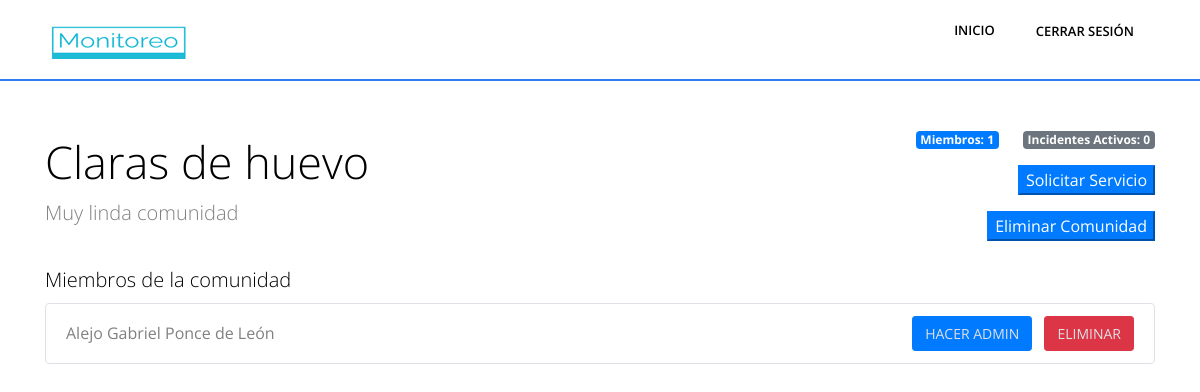
Before: /administrar-comunidad/17 (signed in) with the older database file.
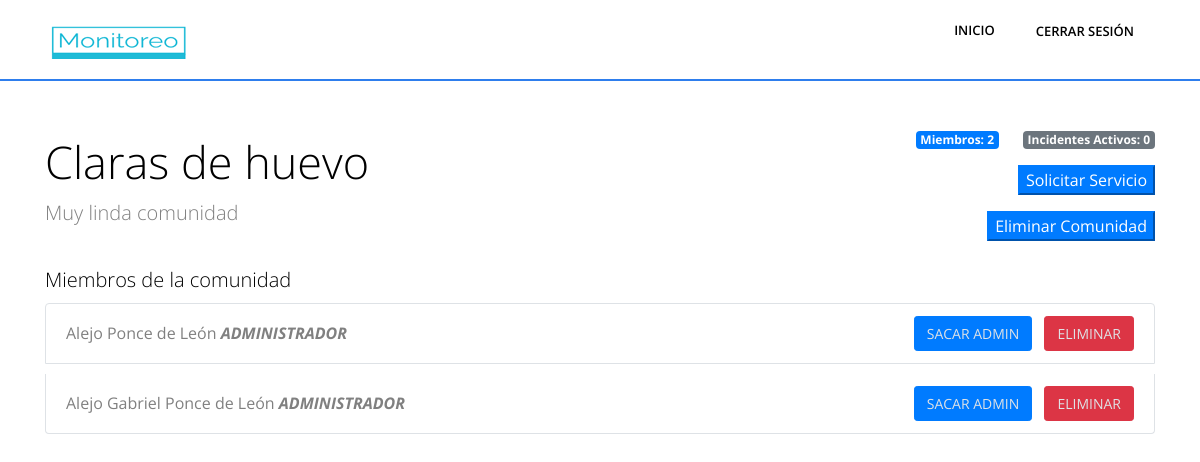
After: the same page with the newer database file.
### Aplicaciones/Monitoreo/models.py (models this page shows, shortened)
class ComunidadPerfil(models.Model):
    comunidad = models.ForeignKey(Comunidad, on_delete=models.CASCADE)
    perfil = models.ForeignKey('Perfil', on_delete=models.CASCADE)
    esAdmin = models.BooleanField(default=False)
    """ observador, un miembro de la comunidad no afectado por la tematica de la comunidad (usuarios silla de rueda) """
    observador = models.BooleanField(default=True)

class Perfil(models.Model):
    user = models.OneToOneField(User, on_delete=models.CASCADE)
    nombre = models.CharField(max_length=100)
    apellido = models.CharField(max_length=100)
    email = models.CharField(max_length=100, blank=True, null=True)
    direccion = models.CharField(max_length=100, blank=True, null=True)
    departamento = models.CharField(max_length=100, blank=True, null=True)
    comunidades = models.ManyToManyField(Comunidad, through=ComunidadPerfil, related_name='comunidades', blank=True)
    lineas = models.ManyToManyField(LineaTransporte, through=LineaPerfil, related_name='lineas', blank=True)
    profile_picture = models.ImageField(upload_to='profile_pics/', blank=True, null=True)
    ultima_latitud = models.FloatField(null=True, blank=True)
    ultima_longitud = models.FloatField(null=True, blank=True)

### Aplicaciones/Monitoreo/views.py (the view, shortened to what this page needs)
# urls.py: path('administrar-comunidad/<int:id_comunidad>', views.administrar_comunidad, name='administrar_comunidad'),
def administrar_comunidad(request, id_comunidad):
    perfil = Perfil.objects.get(user=request.user)
    comunidad_perfiles = ComunidadPerfil.objects.filter(comunidad=id_comunidad).exclude(perfil=perfil)
    cantidad_miembros = comunidad_perfiles.count()
    group_names = requestGroups(request)
    comunidad = get_object_or_404(Comunidad, pk=id_comunidad)
    form = FormularioServicio()
    context = { 'comunidad_perfiles': comunidad_perfiles,
               'form': form,
               'id_comunidad': id_comunidad,
               'comunidad':comunidad,
               'groups':group_names,
               'cantidad_miembros':cantidad_miembros,
               }
    return render(request, 'administrar_comunidad.html', context)

### Aplicaciones/Monitoreo/views.py (called while the page is built)
def requestGroups(request):
    user = request.user
    user_groups = user.groups.all()
    group_names = [group.name for group in user_groups]
    return group_names

### Aplicaciones/Monitoreo/templates/administrar_comunidad.html (shortened to what this page needs)
{% load static %}
<html lang="es">
<head>
</head>
<body>
    {% include 'fragments/head.html' %}
        <body class="body-wrapper" data-spy="scroll" data-target=".privacy-nav">
            {% include 'fragments/header.html' %}
      <div class="container mt-5">
        <div class="row">
          <div class="col-md-8">
            <h1>{{ comunidad.nombre }}</h1>
            <p class="lead">{{ comunidad.descripcion }}</p>
          </div>
          <div class="col-md-4">
            <div class="d-flex justify-content-end">
              <div class="mr-4">
                <span class="badge badge-primary">Miembros: {{ cantidad_miembros}}</span>
              </div>
              <div>
                <span class="badge badge-secondary">Incidentes Activos: 0</span>
              </div>
              </div>
              <div class="d-flex justify-content-end mt-3">
                <button type="button" class=" btn-primary" data-toggle="modal" data-target="#popupServicio">Solicitar Servicio</button>
              </div>
              <div class="d-flex justify-content-end mt-3">
                <button type="button" class=" btn-primary" data-toggle="modal" data-target="#popupEliminar">Eliminar Comunidad</button>
              </div>
          </div>
        </div>
        <br>
        <h3>Miembros de la comunidad</h3>
        <ul class="list-group member-list">
            {% for miembro in comunidad_perfiles %}
            {% if miembro.esAdmin %}
          <li class="list-group-item d-flex justify-content-between align-items-center">
            <span>{{ miembro.perfil.nombre }} {{ miembro.perfil.apellido }} <em><strong>ADMINISTRADOR</strong></em></span>
            <div>
                <a href="{% url 'sacar_admin' perfil_id=miembro.perfil.id  comunidad_id=comunidad.id %}"><button class="btn btn-sm btn-admin mr-2">Sacar Admin</button></a>
                <a href="{% url 'eliminar_miembro' perfil_id=miembro.perfil.id  comunidad_id=comunidad.id %}"><button class="btn btn-sm btn-delete">Eliminar</button></a>
            </div>
          </li>
          {% else %}
          <li class="list-group-item d-flex justify-content-between align-items-center">
            <span>{{ miembro.perfil.nombre }} {{ miembro.perfil.apellido }}</span>
            <div>
                <a href="{% url 'designar_admin' perfil_id=miembro.perfil.id  comunidad_id=comunidad.id %}"><button class="btn btn-sm btn-admin mr-2">Hacer Admin</button></a>
              <a href="{% url 'eliminar_miembro' perfil_id=miembro.perfil.id  comunidad_id=comunidad.id %}"><button class="btn btn-sm btn-delete">Eliminar</button></a>
            </div>
          </li>
          {% endif %}
          {% endfor %}
        </ul>
      </div>
</body>
</html>

Changed rows visible on the page:
added ComunidadPerfil: perfil.nombre "Alejo", perfil.apellido "Ponce de León"
Other visible differences:
{{ cantidad_miembros }}: "1" → "2"
